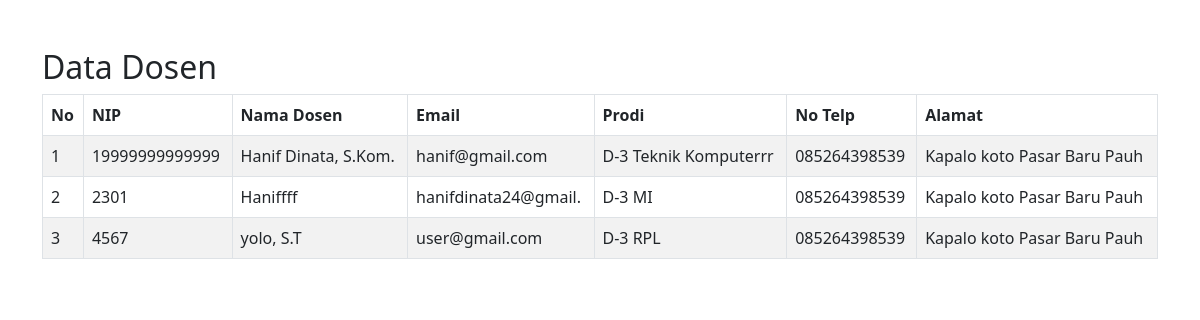
The app's page /kasus_web/dosen.php with its own data.
### tables this page shows
CREATE TABLE `dosenn` (
  `id` int(11) NOT NULL,
  `nip` char(15) NOT NULL,
  `nama_dosen` varchar(20) NOT NULL,
  `email` varchar(20) NOT NULL,
  `prodi_id` varchar(200) NOT NULL,
  `notelp` varchar(15) NOT NULL,
  `alamat` varchar(200) NOT NULL
);

### kasus_web/dosen.php (the view, shortened to what this page needs)
<!DOCTYPE html>
<html lang="en">
<head>
    <link href="https://cdn.jsdelivr.net/npm/bootstrap@5.3.0-alpha1/dist/css/bootstrap.min.css" rel="stylesheet">
</head>
<body>
    <div class="container mt-5">
        <h2>Data Dosen</h2>
        <div class="table-container">
            <table id="example" class="table table-bordered table-hover table-striped">
                <thead>
                    <tr>
                        <th>No</th>
                        <th>NIP</th>
                        <th>Nama Dosen</th>
                        <th>Email</th>
                        <th>Prodi</th>
                        <th>No Telp</th>
                        <th>Alamat</th>
                    </tr>
                </thead>
                <tbody>
                    <?php
                    include 'admin/koneksi.php';
                    $sql = mysqli_query($db, "SELECT * FROM dosenn");
                    $no = 1;
                    while ($data_dosen = mysqli_fetch_array($sql)) {
                    ?>
                        <tr>
                            <td><?= $no ?></td>
                            <td><?= $data_dosen['nip'] ?></td>
                            <td><?= $data_dosen['nama_dosen'] ?></td>
                            <td><?= $data_dosen['email'] ?></td>
                            <td><?= $data_dosen['prodi_id'] ?></td>
                            <td><?= $data_dosen['notelp'] ?></td>
                            <td><?= $data_dosen['alamat'] ?></td>
                        </tr>
                    <?php
                        $no++;
                    }
                    ?>
                </tbody>
            </table>
        </div>
    </div>
</body>
</html>

### records on screen
dosenn: nip "19999999999999", nama_dosen "Hanif Dinata, S.Kom.", email "hanif@gmail.com", prodi "D-3 Teknik Komputerrr", notelp "085264398539", alamat "Kapalo koto Pasar Baru Pauh"
dosenn: nip "2301", nama_dosen "Haniffff", email "hanifdinata24@gmail.", prodi "D-3 MI", notelp "085264398539", alamat "Kapalo koto Pasar Baru Pauh"
dosenn: nip "4567", nama_dosen "yolo, S.T", email "user@gmail.com", prodi "D-3 RPL", notelp "085264398539", alamat "Kapalo koto Pasar Baru Pauh"
